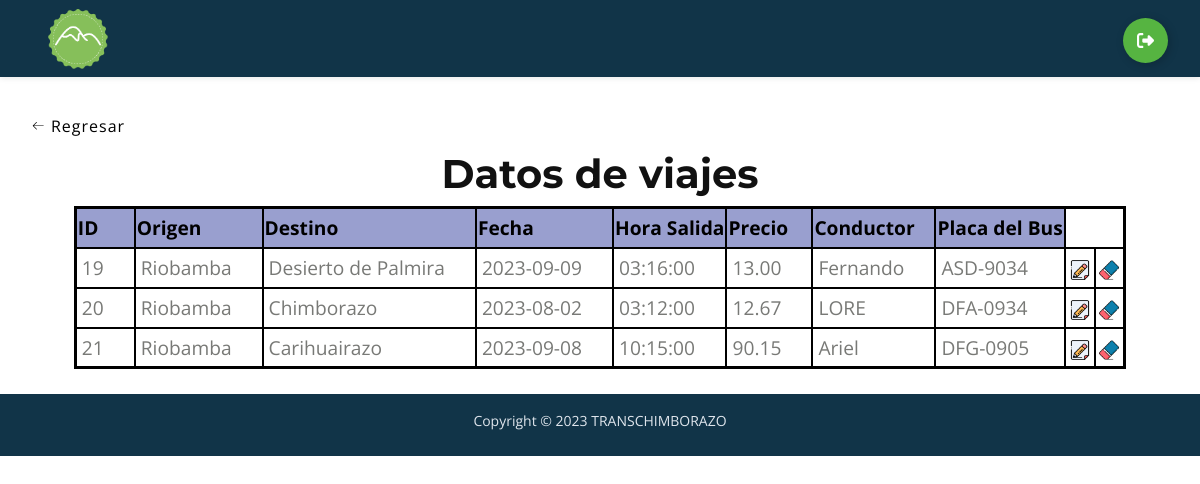
/Proyecto/Vista/editar_viaje.php?edit=true, run on the app's committed database.
### tables this page shows
CREATE TABLE `viaje` (
  `id_viaje` int(11) NOT NULL,
  `lugar_origen` varchar(20) DEFAULT NULL,
  `lugar_destino` varchar(20) DEFAULT NULL,
  `fecha` date DEFAULT NULL,
  `hora` time DEFAULT NULL,
  `precio` decimal(10,2) DEFAULT NULL,
  `placa` varchar(8) DEFAULT NULL
);

CREATE TABLE `transporte` (
  `placa` varchar(8) NOT NULL,
  `nombre_responsable` varchar(20) DEFAULT NULL
);

### Proyecto/Modelo/mostrar_eliminar-editar_viaje.php (the view)
<?php
include("../Config/conexion.php");
$sql = "SELECT *
FROM Viaje v
inner join Transporte T
on V.placa = T.placa ";
$resultado = mysqli_query($conexion, $sql);
while ($mostrar = mysqli_fetch_array($resultado)) {
    ?>
    <tr>
        <td class="datos">
            <?php echo $mostrar['id_viaje'] ?>
        </td>
        <td class="datos">
            <?php echo $mostrar['lugar_origen'] ?>
        </td>
        <td class="datos">
            <?php echo $mostrar['lugar_destino'] ?>
        </td>
        <td class="datos">
            <?php echo $mostrar['fecha'] ?>
        </td>
        <td class="datos">
            <?php echo $mostrar['hora'] ?>
        </td>
        <td class="datos">
            <?php echo $mostrar['precio'] ?>
        </td>
        <td class="datos">
            <?php echo $mostrar['nombre_responsable'] ?>
        </td>
        <td class="datos">
            <?php echo $mostrar['placa'] ?>
        </td>
        <td class="icono"> <a href="../Modelo/editar_viaje.php?id_viaje=<?php echo $mostrar['id_viaje'] ?>"><img class="EditarEliminar" title="Editar bus"
                    src="../../images/editar.png" alt=""></a> </td>
        <td class="icono"> <a href="../Modelo/eliminar_viaje.php?id_viaje=<?php echo $mostrar['id_viaje'] ?>"><img class="EditarEliminar" title="Eliminar bus"
                    src="../../images/eliminar.png" alt=""></a> </td>
    </tr>
    <?php
}
?>

### Proyecto/Vista/editar_viaje.php (shortened to what this page needs)
<!DOCTYPE html>
<html lang="en">
<head>
    <link rel="stylesheet" href="../../CSS/estilos-admin.css">
    <link href="../../CSS/bootstrap.css" rel="stylesheet">
    <link href="../../CSS/fontawesome-all.css" rel="stylesheet">
    <link href="../../CSS/swiper.css" rel="stylesheet">
    <link href="../../CSS/magnific-popup.css" rel="stylesheet">
    <link href="../../CSS/styles.css" rel="stylesheet">
    <link href="../../CSS/Estilos.css" rel="stylesheet">
</head>
<body>
    <br>
    <a href="../Controlador/handler.php?value=1">
        <button class="btnBack">
            <span>Regresar</span>
        </button>
    </a>
    <center>
        <h1>Datos de viajes</h1>
        <table>
            <th>ID</th>
            <th>Origen</th>
            <th>Destino</th>
            <th>Fecha</th>
            <th>Hora Salida</th>
            <th>Precio</th>
            <th>Conductor</th>
            <th>Placa del Bus</th>
            <?php include("../Modelo/mostrar_eliminar-editar_viaje.php"); ?>
        </table>
    </center>
    <br>
</body>
</html>

### CSS/estilos-admin.css (style rules this page uses)
html { background-color: #e8e8e8; }
h1 { text-align: center; color: #111; }
table { border-collapse: collapse; border: 3px solid black; font-size: larger; }
th { border: 2px solid black; color: black; background-color: #999fcf; }
tr { height: 40px; }
.datos { border: 2px solid black; padding-left: 5px; padding-right: 30px; }
.icono { text-align: center; border: 2px solid black; width: 30px; }
.EditarEliminar { width: 20px; }
.BtnCerrarSesion { display: flex; align-items: center; justify-content: flex-start; width: 45px; height: 45px; border: none; border-radius: 50%; cursor: pointer; position: relative; overflow: hidden; transition-duration: .3s; box-shadow: 2px 2px 10px rgba(0, 0, 0, 0.199); background-color: #56b441; }
.sign2 { width: 100%; transition-duration: .3s; display: flex; align-items: center; justify-content: center; }
.sign2 svg { width: 17px; }

### CSS/styles.css (style rules this page uses)
* { margin: 0; text-decoration: none !important; }
body, html { width: 100%; height: 100%; }
body, p { color: #787976; font: 400 1rem/1.5625rem "Open Sans", sans-serif; }
.p-small { font: 400 0.875rem/1.375rem "Open Sans", sans-serif; }
h1 { font: 700 2.5rem/3rem "Montserrat", sans-serif; }
a { color: #787976; text-decoration: underline; }
.copyright { padding-top: 1rem; padding-bottom: 0.5rem; background-color: #113448; text-align: center; }
.copyright p, .copyright a { color: #dfe5ec; text-decoration: none; }
.navbar-customMenu { box-shadow: none; padding: 0.25rem 2rem 2rem 3rem; }
.navbar-customMenu .navbar-nav { margin-top: 0; margin-bottom: 0; }
.navbar-customMenu { padding-top: 0.375rem; padding-bottom: 0.375rem; background-color: #113448; box-shadow: 0 0.0625rem 0.375rem 0 rgba(0, 0, 0, 0.1); font: 600 0.875rem/0.875rem "Open Sans", sans-serif; transition: all 0.2s; }
.navbar-customMenu .navbar-nav { margin-top: 0.75rem; margin-bottom: 0.5rem; }

### CSS/Estilos.css (style rules this page uses)
.btnBack { display: flex; height: 3em; width: 150px; align-items: center; justify-content: center; background-color: #eeeeee4b; border-radius: 3px; letter-spacing: 1px; transition: all 0.2s linear; cursor: pointer; border: none; background: #fff; }
.btnBack>svg { margin-right: 5px; margin-left: 5px; font-size: 20px; transition: all 0.4s ease-in; }

### data on the page
viaje: id_viaje "19", lugar_origen "Riobamba", lugar_destino "Desierto de Palmira", fecha "2023-09-09", hora "03:16:00", precio "13.00", placa.nombre_responsable "Fernando", placa.placa "ASD-9034"
viaje: id_viaje "20", lugar_origen "Riobamba", lugar_destino "Chimborazo", fecha "2023-08-02", hora "03:12:00", precio "12.67", placa.nombre_responsable "LORE", placa.placa "DFA-0934"
viaje: id_viaje "21", lugar_origen "Riobamba", lugar_destino "Carihuairazo", fecha "2023-09-08", hora "10:15:00", precio "90.15", placa.nombre_responsable "Ariel", placa.placa "DFG-0905"
